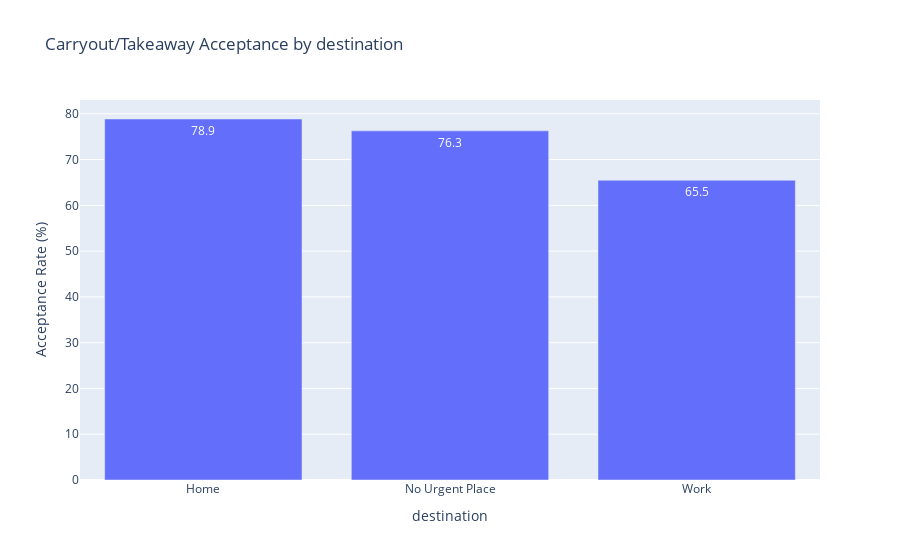

Write notebook code for a chart like this one.
### Code cell
cat_cols = [
    'destination','passenger','weather','temperature','time','expiration',
    'gender','maritalStatus','education','occupation','income','occupation_group']

for col in cat_cols:
    rates = (
        carry_data.groupby(col)['Y']
        .mean()
        .reset_index(name='accept_rate')
    )
    rates['accept_rate'] *= 100
    
    fig = px.bar(
        rates, x=col, y='accept_rate', text_auto='.1f',
        title=f"Carryout/Takeaway Acceptance by {col}"
    )
    fig.update_yaxes(title="Acceptance Rate (%)")
    fig.show()

### Figure 1 — Plotly figure (JSON) as saved in the notebook; plotly's stock layout.template omitted (floating-point values rounded to 4 significant figures)
{"data": [{"hovertemplate": "destination=%{x}<br>accept_rate=%{y}<extra></extra>", "legendgroup": "", "marker": {"color": "#636efa", "pattern": {"shape": ""}}, "name": "", "orientation": "v", "showlegend": false, "textposition": "auto", "texttemplate": "%{y:.1f}", "type": "bar", "x": ["Home", "No Urgent Place", "Work"], "xaxis": "x", "y": [78.87, 76.28, 65.49], "yaxis": "y"}], "layout": {"barmode": "relative", "legend": {"tracegroupgap": 0}, "title": {"text": "Carryout/Takeaway Acceptance by destination"}, "xaxis": {"anchor": "y", "domain": [0, 1], "title": {"text": "destination"}}, "yaxis": {"anchor": "x", "domain": [0, 1], "title": {"text": "Acceptance Rate (%)"}}}}
